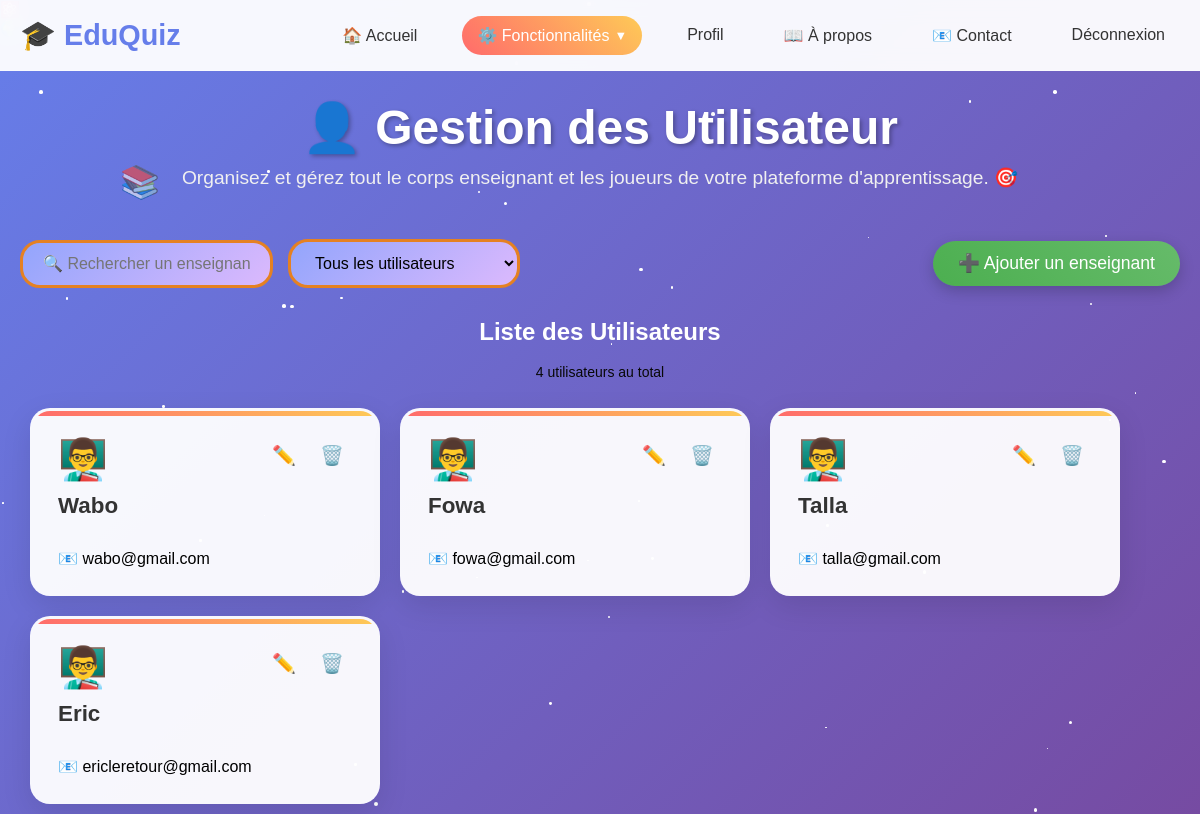
Screenshot of /index.php?path=enseignant (signed in) with the database file from the repository.
### tables this page shows
CREATE TABLE IF NOT EXISTS `utilisateur` (
  `email` varchar(255) NOT NULL,
  `nom` varchar(200) NOT NULL,
  `mot_de_passe` varchar(200) DEFAULT NULL,
  `type` int DEFAULT NULL,
  PRIMARY KEY (`email`),
  KEY `utilisateur_ibfk_1` (`type`)
);

### controller/administration.php (called while the page is built, shortened)
<?php
require_once('model/Utilisateur.php');
function create_eng($input)
{
    $eng = new Utilisateur();
    $enseignants = $eng->readAll();
    require_once('view/administration/nouveauEng.php');
}

### model/Db.php (called while the page is built)
<?php
class Db
{
    protected $host = 'localhost';
    protected $dbname = 'quiz';
    protected $user_name = 'root';
    protected $password = '';
    protected $connexion;
    public function __construct()
    {
        try {
            $this->connexion = new PDO('mysql:host='.$this->host.';dbname='.$this->dbname.';charset=utf8',''.$this->user_name.'',''.$this->password.'');
            $this->connexion->setAttribute(PDO::ATTR_ERRMODE, PDO::ERRMODE_EXCEPTION);
            $this->connexion->setAttribute(PDO::ATTR_EMULATE_PREPARES, false);
        } catch (Exception $e) {
            die('Une erreur s\'est produite lors de la connexion à la base de données<br>'.$e->getMessage());
        }
    }
    public function getCnx()
    {
        return $this->connexion;
    }
}

### model/Utilisateur.php (called while the page is built, shortened)
<?php
if (file_exists('model/Db.php')) {
    require_once('model/Db.php');
}
class Utilisateur
{
    protected $cnx;
    public function __construct()
    {
        $this->db = new Db();
        $this->cnx = $this->db->getCnx();
    }
    public function readAll()
    {
        $info = $this->cnx->query('SELECT nom, email, type FROM utilisateur');
        return $info;
    }
}

### view/administration/nouveauEng.php (the view, shortened to what this page needs)
<?php
 require_once('view/layout/nav_bar.php');
?>
<div class="stars" id="stars"></div>
    <div class="floating-elements">
        <div class="floating-book">📚</div>
        <div class="floating-atom">⚛️</div>
        <div class="floating-globe">🌍</div>
    </div>
    <div class="container">
        <div class="page-header">
            <h1 class="page-title">👤 Gestion des Utilisateur</h1>
            <p class="page-subtitle">
                Organisez et gérez tout le corps enseignant et les joueurs de votre plateforme d'apprentissage. 🎯
            </p>
        </div>
        <div class="action-bar">
            <div class="search-container">
                <input type="text" class="search-input filter-input" placeholder="🔍 Rechercher un enseignant..."
                    id="searchInput">
                <select class="filter-select" id="levelFilter">
                    <option value="">Tous les utilisateurs</option>
                </select>
            </div>
            <button class="add-btn" id="show" onclick="openModal()">
                ➕ Ajouter un enseignant
            </button>
        </div>
        <div class="subjects-grid2">
        <h2>Liste des Utilisateurs</h2>
            <div id="contenu" class="contenu">
                <?php
                if ($enseignants && $enseignants->rowCount() > 0) {
                    while ($eng = $enseignants->fetch()) {
                        if ($eng['type'] < 3) {
                            ?>
                            <div class="subject-card"
                                data_intitule="<?=htmlspecialchars($eng['nom'], ENT_QUOTES, 'UTF-8')?>"
                                data_reponse="<?=htmlspecialchars($eng['email'], ENT_QUOTES, 'UTF-8')?>"
                                data_text="<?=htmlspecialchars($eng['type'], ENT_QUOTES, 'UTF-8')?>">
                                <div class="subject-header">
                                    <div>
                                        <div class="subject-icon">👨‍🏫</div>
                                        <h3 class="subject-title matiere" data-email="<?=htmlspecialchars($eng['email'], ENT_QUOTES, 'UTF-8')?>">
                                            <?=htmlspecialchars($eng['nom'], ENT_QUOTES, 'UTF-8')?>
                                        </h3>
                                    </div>
                                    <div class="subject-actions">
                                        <button class="action-btn edit-btn updateb"
                                                data-email="<?=htmlspecialchars($eng['email'], ENT_QUOTES, 'UTF-8')?>"
                                                title="Modifier" value="<?=$eng['email']?>">✏️</button>
                                        <button class="action-btn delete-btn deleteb"
                                                data-email="<?=htmlspecialchars($eng['email'], ENT_QUOTES, 'UTF-8')?>"
                                                title="Supprimer" value="<?=$eng['email']?>">🗑️</button>
                                    </div>
                                </div>
                                <div class="teacher-info">
                                    <p class="teacher-email">📧 <?=htmlspecialchars($eng['email'], ENT_QUOTES, 'UTF-8')?></p>
                                </div>
                            </div>
                            <?php
                        }
                    }
                }
                ?>
            </div>
        </div>
    </div>

### index.php (shortened to what this page needs)
<?php
require_once('controller/utilisateur.php');
require_once('controller/Administration.php');
if (isset($_GET['path']) && !empty($_GET['path'])) {
    if ($_GET['path'] == 'accueil') {
        accueil();
    }elseif ($_GET['path'] == 'action') {
        show_question($_POST);
    }elseif ($_GET['path'] == 'connexion') {
        connexion($_POST);
    }elseif ($_GET['path'] == 'startgame') {
        start_game();
    }elseif ($_GET['path'] == 'deconnexion') {
        deconnexion();
    }elseif ($_GET['path'] == 'enseignant' && isset($_SESSION['type']) && $_SESSION['type'] > 2) {
        create_eng($_POST);
    }elseif ($_GET['path'] == 'question' && isset($_SESSION['type']) && $_SESSION['type'] > 1) {
        question($_POST);
    }elseif ($_GET['path'] == 'question/create' && isset($_SESSION['type']) && $_SESSION['type'] > 1) {
        create_question();
    }elseif ($_GET['path'] == 'question/edit' && isset($_SESSION['type']) && $_SESSION['type'] > 1) {
        edit_question($_GET);
    }elseif ($_GET['path'] == 'question/delete' && isset($_SESSION['type']) && $_SESSION['type'] > 1) {
        delete_question($_GET);
    }elseif ($_GET['path'] == 'matiere' && isset($_SESSION['type']) && $_SESSION['type'] > 2) {
        matiere($_POST);
    }elseif ($_GET['path'] == 'classe' && isset($_SESSION['type']) && $_SESSION['type'] > 2) {
        classe($_POST);
    }elseif ($_GET['path'] == 'filiere' && isset($_SESSION['type']) && $_SESSION['type'] > 2) {
        filiere($_POST);
    }elseif ($_GET['path'] == 'profile' && isset($_SESSION['type'])) {
        profile($_POST);
    }elseif ($_GET['path'] == 'user/creation') {
        show_creation();
    }elseif ($_GET['path'] == 'user/creation/store') {
        store_creation($_POST);
    }elseif ($_GET['path'] == 'user/creation/validation') {
        creation_validation($_POST);
    }elseif ($_GET['path'] == 'user/reinitialisation') {
        show_reinitialisation();
    }elseif ($_GET['path'] == 'user/reinitialisation/store') {
        store_reinitialisation($_POST);
    }elseif ($_GET['path'] == 'user/reinitialisation/validation') {
        reinitialisation_validation($_POST);
    }elseif ($_GET['path'] == 'user/reinitialisation/password/store') {
        store_reinitialisation_validation($_POST);
    }elseif ($_GET['path'] == 'apropos') {
        apropos();
    }elseif ($_GET['path'] == 'contact') {
        contact();
    }elseif ($_GET['path'] == 'contact/message') {
        contact_message($_POST);
    }elseif ($_GET['path'] == 'getquestion') {
        get_question();
    }else {
        accueil();
    }
}else {
    accueil();
}

### view/layout/header.php (shortened to what this page needs)
<html lang="en">
<head>
    <link rel="stylesheet" href="css/bootstrap.css">
    <link rel="stylesheet" href="css/style1.css">
    <link rel="stylesheet" href="templete/style.css">
    <link rel="stylesheet" href="templete/style2.css">
</head>
<body>

### view/layout/nav_bar.php (shortened to what this page needs)
<?php
 require_once('view/layout/header.php');
?>
<nav class="navbar">
        <div class="nav-container">
            <a href="#" class="nav-logo">🎓 EduQuiz</a>
            <ul class="nav-menu">
                <li class="nav-item">
                    <a href="index.php?path=accueil" class="nav-link active" id="accueil">🏠 Accueil</a>
                </li>
                <?php
                if (isset($_SESSION['auth']) && $_SESSION['auth']==true) {
                    ?>
                    <li class="nav-item dropdown">
                        <a href="#fonctionnalites" class="nav-link" id="fonctionnalites">
                            ⚙️ Fonctionnalités <span class="dropdown-arrow">▼</span>
                        </a>
                    </li>
                    <li class="nav-item"><a class="nav-link" id="profile" href="index.php?path=profile">Profil</a></li>
                    <?php
                }
                ?>
                <li class="nav-item">
                    <a href="index.php?path=apropos" class="nav-link" id="apropos">📖 À propos</a>
                </li>
                <li class="nav-item">
                    <a href="index.php?path=contact" class="nav-link" id="contact">📧 Contact</a>
                </li>
                <?php
                if (isset($_SESSION['auth']) && $_SESSION['auth']==true) {
                    ?>
                    <li class="nav-item"><a class="nav-link" href="index.php?path=deconnexion" id="deconnexion">Déconnexion</a></li>
                    <?php
                }else{
                    ?>
                    <li class="nav-item"><a class="nav-link" href="index.php?path=connexion" id="connexion">Connexion</a></li>
                    <?php
                } ?>
            </ul>
        </div>
    </nav>

### css/style1.css (style rules this page uses)
body { margin: 0; height: 100vh; }
a { text-decoration: none; color: white; font-weight: bolder; }
.subjects-grid2 h2 { display: inline-block; width: 100%; text-align: center; color: white; }

### templete/style.css (style rules this page uses)
* { margin: 0; padding: 0; box-sizing: border-box; }
body { font-family: 'Comic Sans MS', cursive, sans-serif; background: linear-gradient(135deg, #667eea 0%, #764ba2 100%); min-height: 100vh; overflow-x: hidden; padding-top: 80px; background-attachment: fixed; background-repeat: no-repeat; background-size: cover; }
.navbar { position: fixed; top: 0; left: 0; width: 100%; background: rgba(255, 255, 255, 0.95); backdrop-filter: blur(10px); border-bottom: 1px solid rgba(255, 255, 255, 0.2); z-index: 1000; transition: all 0.3s ease; }
.nav-container { max-width: 1200px; margin: 0 auto; display: flex; justify-content: space-between; align-items: center; padding: 0 20px; height: 70px; }
.nav-logo { font-size: 1.8rem; font-weight: bold; color: #667eea; text-decoration: none; }
.nav-menu { display: flex; list-style: none; margin: 0; padding: 0; gap: 30px; }
.nav-item { position: relative; }
.nav-link { text-decoration: none; color: #333; font-weight: 500; font-size: 1rem; padding: 10px 15px; border-radius: 20px; transition: all 0.3s ease; display: flex; align-items: center; gap: 5px; }
.nav-link.active { background: linear-gradient(45deg, #ff6b6b, #feca57); color: white; }
.dropdown { position: relative; }
.dropdown-arrow { font-size: 0.8rem; transition: transform 0.3s ease; }
.stars { position: fixed; top: 0; left: 0; width: 100%; height: 100%; pointer-events: none; z-index: 1; }
.container { position: relative; z-index: 2; max-width: 1200px; margin: 0 auto; padding: 20px; }
.floating-elements { position: absolute; top: 0; left: 0; width: 100%; height: 100%; pointer-events: none; z-index: 1; }
.floating-book, .floating-pencil, .floating-lightbulb { position: absolute; font-size: 2rem; opacity: 0.6; animation: float 6s ease-in-out infinite; }
.floating-book { top: 20%; left: 10%; animation-delay: 0s; }
.filter-select { padding: 12px 20px; border: solid rgb(229, 129, 34); border-radius: 20px; background: linear-gradient(135deg, #93a5fc 0%, #dbb9fd 100%); font-size: 1rem; cursor: pointer; transition: all 0.3s ease; width: 90%; }
.filter-input { padding: 12px 20px; border: solid rgb(229, 129, 34); border-radius: 20px; background: linear-gradient(135deg, #93a5fc 0%, #dbb9fd 100%); font-size: 1rem; transition: all 0.3s ease; outline: none; color: #000; }
.add-btn { background: linear-gradient(45deg, #4caf50, #66bb6a); color: white; border: none; padding: 12px 25px; font-size: 1.1rem; border-radius: 25px; cursor: pointer; transition: all 0.3s ease; display: flex; align-items: center; gap: 8px; font-family: inherit; box-shadow: 0 5px 15px rgba(0,0,0,0.2); }
.subject-card { background: rgba(255, 255, 255, 0.95); border-radius: 20px; padding: 25px; box-shadow: 0 10px 30px rgba(0,0,0,0.1); transition: all 0.3s ease; border: 3px solid transparent; position: relative; overflow: hidden; width: 350px; margin: 10px; float: left; }
.subject-card::before { content: ''; position: absolute; top: 0; left: 0; right: 0; height: 5px; background: linear-gradient(45deg, #ff6b6b, #feca57); }
.subject-header { display: flex; justify-content: space-between; align-items: flex-start; margin-bottom: 20px; }
.subject-actions { display: flex; gap: 8px; }
.action-btn { background: none; border: none; font-size: 1.2rem; cursor: pointer; padding: 8px; border-radius: 50%; transition: all 0.3s ease; }
.subject-title { font-size: 1.4rem; color: #333; margin-bottom: 10px; font-weight: bold; }
.subject-icon { font-size: 2.5rem; margin-bottom: 10px; }
.action-bar { display: flex; justify-content: space-between; align-items: center; margin-bottom: 30px; flex-wrap: wrap; gap: 15px; }
.search-container { display: flex; gap: 15px; align-items: center; flex: 1; max-width: 500px; }

### rows the page displays
utilisateur: nom "Wabo", email "wabo@gmail.com"
utilisateur: nom "Fowa", email "fowa@gmail.com"
utilisateur: nom "Talla", email "talla@gmail.com"
utilisateur: nom "Eric", email "ericleretour@gmail.com"
